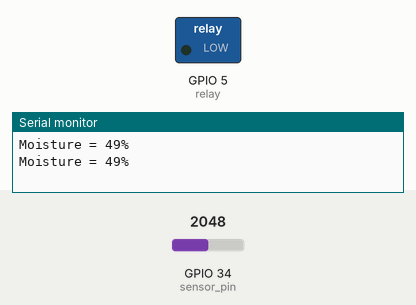
Simulated run of this sketch. Board: ESP32. Parts: switched loads named in the sketch (green lamp = pin HIGH), the last lines printed to the serial monitor. The inputs (shaded band) are chosen by the test bench; at power-on: GPIO 34 (sensor_pin) = 2048.

Above: at 1.8 s.
1.9 s: GPIO 34 (sensor_pin) set to 2396
3.4 s: GPIO 34 (sensor_pin) set to 2485
At 4.8 s:
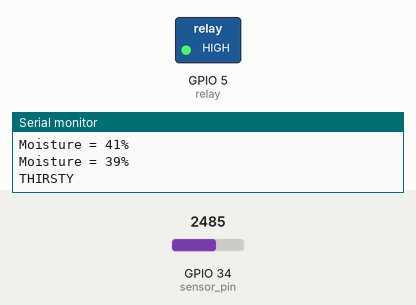
5.5 s: GPIO 34 (sensor_pin) set to 2047
At 6.3 s:
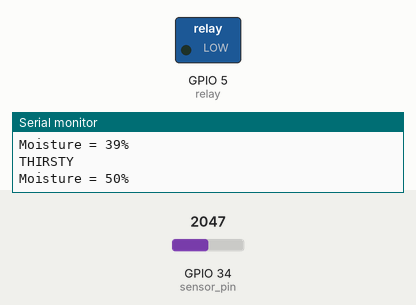
7.5 s: GPIO 34 (sensor_pin) set to 2866
At 9.0 s:
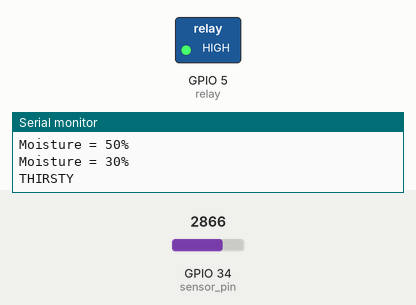
Timing chart, 0 to 10.5 s (numbered marks = the images above; inputs shaded):
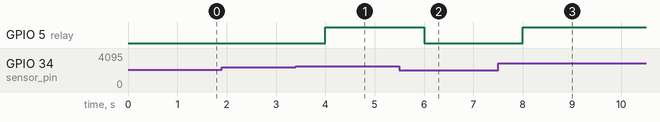

The sketch:

soil_moisture_sensor.ino
```cpp
int _moisture,sensor_analog;
const int sensor_pin = 34;  /* Soil moisture sensor O/P pin */
#define relay 5

void setup(void){
  Serial.begin(115200);     /* Set the baudrate to 115200*/
  pinMode(relay, OUTPUT);
}

void loop(void){
  sensor_analog = analogRead(sensor_pin);
  _moisture = ( 100 - ( (sensor_analog/4095.00) * 100 ) );
  Serial.print("Moisture = ");
  Serial.print(_moisture);  /* Print Temperature on the serial window */
  Serial.println("%");

  if (_moisture < 40) {
    digitalWrite(relay, HIGH);
    Serial.println("THIRSTY");
  } else {
    digitalWrite(relay, LOW);
  }
  delay(1000);              /* Wait for 1000mS */
}
```

Measured:
- the behaviour switches between 2457 and 2458 on GPIO 34 (sensor_pin) (found by bisection; images 0 and 1)
- after the input at 3.4 s, GPIO 5 (relay): LOW → HIGH after 0.60 s
- after the input at 5.5 s, GPIO 5 (relay): HIGH → LOW after 0.50 s
- after the input at 7.5 s, GPIO 5 (relay): LOW → HIGH after 0.50 s
